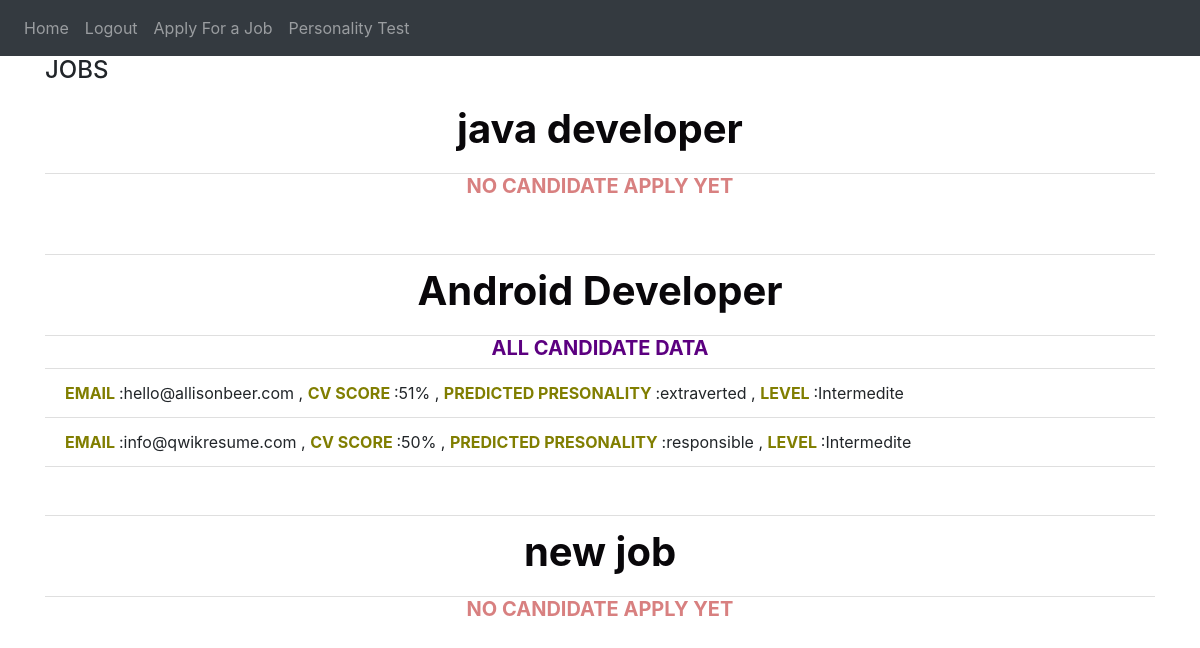
Page /viewStat (signed in) on the committed database.
### website/models.py (models this page shows)
class Job(db.Model):
    id = db.Column(db.Integer, primary_key=True)
    title = db.Column(db.String(100))
    Required_skills = db.Column(db.String(1000))
    user_id = db.Column(db.Integer, db.ForeignKey('user.id'))
    candidates = db.relationship('UserData')

class UserData(db.Model):
    id = db.Column(db.Integer, primary_key=True)
    Name = db.Column(db.String(100))
    email = db.Column(db.String(150))
    resume_score = db.Column(db.String(100))
    Timestamp = db.Column(db.DateTime(timezone=True), default=func.now())
    Page_no = db.Column(db.String(100))
    Predicted_Field = db.Column(db.String(100) , default="Not Yet")
    User_level = db.Column(db.String(100))
    Actual_skills = db.Column(db.String(1000))
    user_id = db.Column(db.Integer, db.ForeignKey('user.id'))
    job_id = db.Column(db.Integer, db.ForeignKey('job.id'))

### website/auth.py (the view)
@auth.route('/viewStat', methods=['GET', 'POST'])
@login_required
def viewStat():
        hr_user = current_user
        for job in hr_user.jobs:
            job.candidates.sort(key=lambda x: int(x.resume_score), reverse=True)
        return render_template("analytics.html", user=current_user)

### website/__init__.py (called while the page is built)
def create_app():
    app = Flask(__name__)
    migrate = Migrate(app,db)
    app.config['SECRET_KEY'] = 'hjshjhdjah kjshkjdhjs'
    app.config['SQLALCHEMY_DATABASE_URI'] = f'sqlite:///{DB_NAME}'
    app.config['UPLOAD_FOLDER'] = 'static/CVs'
    app.config['UPLOAD_EXTENSIONS'] = ['.pdf']
    db.init_app(app)
    from .views import views
    from .auth import auth
    app.register_blueprint(views, url_prefix='/')
    app.register_blueprint(auth, url_prefix='/')
    from .models import User, Job , UserData
    with app.app_context():
        db.create_all()
    login_manager = LoginManager()
    login_manager.login_view = 'auth.login'
    login_manager.init_app(app)
    @login_manager.user_loader
    def load_user(id):
        return User.query.get(int(id))
    return app

### website/templates/analytics.html (shortened to what this page needs)
{% extends "base.html" %} {% block title %}View Analytics{% endblock %} {% block content%}
    <h4 align="left">JOBS</h4>
    <ul class="list-group list-group-flush" id="jobs">
      {% for job in user.jobs %}
      <li class="list-group-item">
        <h1 align="center" class="font-weight-bold" style="color:rgb(9, 7, 10)"> {{ job.title }}</h1>
      </li>
      {% if job.candidates|length > 0 %}
      <h5 align="center" class="font-weight-bold" style="color:rgb(92, 0, 128)">ALL CANDIDATE DATA</h5>
      <!-- {% set scores = [] %}
      {% for candidate in job.candidates %}
      <li class="list-group-item">
        <span class="font-weight-bold" style="color:rgb(128, 126, 0)">EMAIL </span>:{{ candidate.email }} ,
        <span class="font-weight-bold" style="color:rgb(128, 126, 0)">CV SCORE </span>:{{ candidate.resume_score }}% ,
        <span class="font-weight-bold" style="color:rgb(128, 126, 0)">PREDICTED PRESONALITY </span>:{{ candidate.Predicted_Field }} ,
        <span class="font-weight-bold" style="color:rgb(128, 126, 0)">LEVEL </span>:{{ candidate.User_level }}
         <br />
      </li>
      {% endfor %}
      {% else %}
      <h5 align="center" class="font-weight-bold" style="color:rgb(216, 128, 128)">NO CANDIDATE APPLY YET</h5>
      {% endif %}
      <br class="font-weight-bold" style="color:rgb(9, 7, 10)" />
      <br class="font-weight-bold" style="color:rgb(9, 7, 10)"/>
      {% endfor %}
    </ul>
    {% endblock %}

### rows in the picture
Job: title "java developer", shows "NO CANDIDATE APPLY YET"
Job: title "Android Developer"
UserData: email "hello@allisonbeer.com", resume_score "51", Predicted_Field "extraverted", User_level "Intermedite"
UserData: email "info@qwikresume.com", resume_score "50", Predicted_Field "responsible", User_level "Intermedite"
Job: title "new job", shows "NO CANDIDATE APPLY YET"
